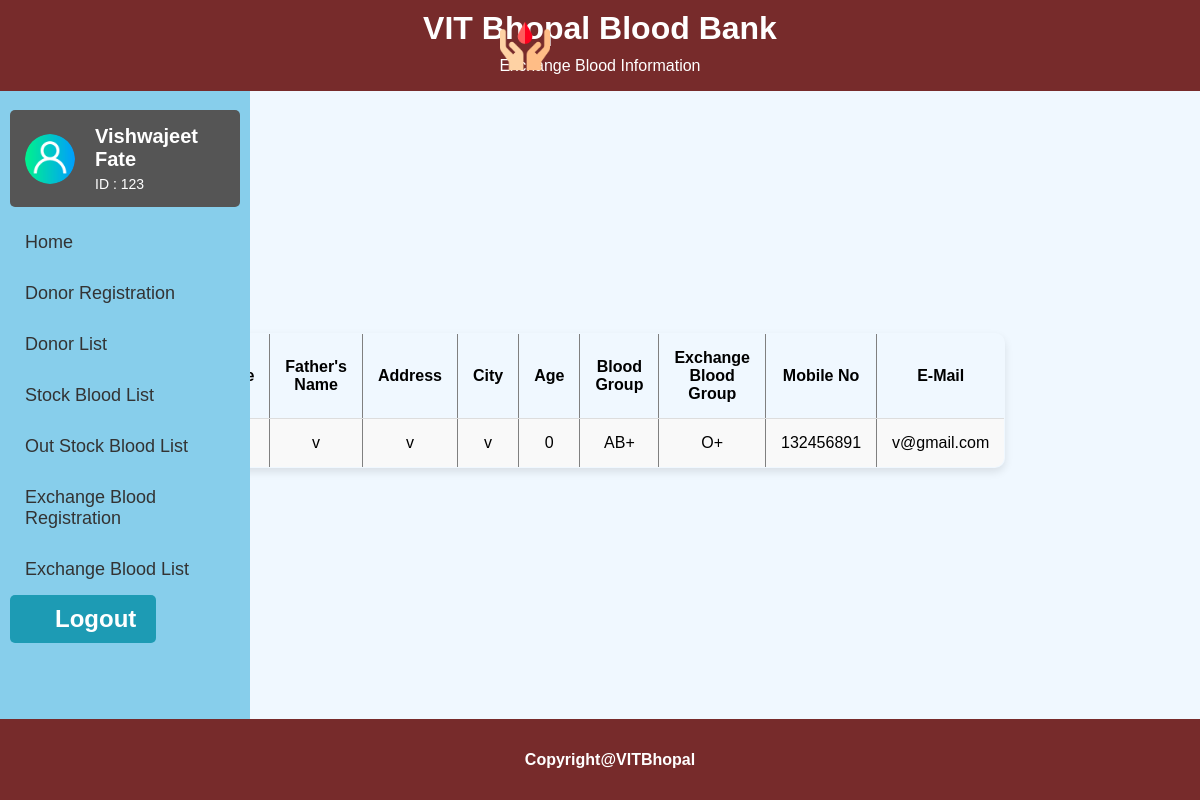
/exchange-blood-list1.php, run on the app's committed database.
### tables this page shows
CREATE TABLE `exchange_b` (
  `id` int(11) NOT NULL,
  `name` varchar(50) DEFAULT NULL,
  `fname` varchar(50) DEFAULT NULL,
  `address` varchar(250) DEFAULT NULL,
  `city` varchar(50) DEFAULT NULL,
  `age` int(25) DEFAULT NULL,
  `email` varchar(20) DEFAULT NULL,
  `mno` int(50) DEFAULT NULL,
  `bgroup` varchar(50) DEFAULT NULL,
  `exbgroup` varchar(50) DEFAULT NULL
);

### exchange-blood-list1.php (the view, shortened to what this page needs)
<?php
include('connection.php');
?>
<!DOCTYPE html>
<html lang="en">
<head>
    <link rel="stylesheet" href="css/sidenav.css">
    <link rel="stylesheet" href="css/header.css">
    <link rel="stylesheet" href="css/footer.css">
    <link rel="stylesheet" href="css/body.css">
    <link rel="stylesheet" href="css/table.css">
    <link rel="stylesheet" href="css/logout-button.css">
</head>
<body>
    <div id="body">
        <div class="sidenav">
            <div class="admin-panel">
                <div class="name-card">
                    <img src="images/admin.png" alt="Admin Icon">
                    <div>
                        <h2>Vishwajeet Fate</h2>
                        <p>ID : 123</p>
                    </div>
                </div>
                <a href="admin-home.php">Home</a>
                <a href="doner-red.php">Donor Registration</a>
                <a href="doner-list.php">Donor List</a>
                <a href="stoke-blood-list.php">Stock Blood List</a>
                <a href="out-stoke-blood-list.php">Out Stock Blood List</a>
                <a href="exchange-blood-list.php">Exchange Blood Registration</a>
                <a href="exchange-blood-list1.php">Exchange Blood List</a>
                <button class="logout-button" onclick="location.href='logout.php'">
                <i class="fas fa-sign-out-alt logout-icon"></i> Logout
            </button>
            </div>
        </div>
        <header>
            <img src="images/1048159.png" alt="Header Image" class="header-image">
            <h1>VIT Bhopal Blood Bank</h1>
            <p>Exchange Blood Information</p>
        </header>
        <center>
            <div id="form">
                <table border="1">
                    <tr>
                        <td><center><b>Name</b></center></td>
                        <td><center><b>Father's Name</b></center></td>
                        <td><center><b>Address</b></center></td>
                        <td><center><b>City</b></center></td>
                        <td><center><b>Age</b></center></td>
                        <td><center><b>Blood Group</b></center></td>
                        <td><center><b>Exchange Blood Group</b></center></td>
                        <td><center><b>Mobile No</b></center></td>
                        <td><center><b>E-Mail</b></center></td>
                    </tr>
                    <?php
                    $q = $db->query("SELECT * FROM exchange_b");
                    while ($r1 = $q->fetch(PDO::FETCH_OBJ)) {
                    ?>
                        <tr>
                            <td><center><?php echo $r1->name; ?></center></td>
                            <td><center><?php echo $r1->fname; ?></center></td>
                            <td><center><?php echo $r1->address; ?></center></td>
                            <td><center><?php echo $r1->city; ?></center></td>
                            <td><center><?php echo $r1->age; ?></center></td>
                            <td><center><?php echo $r1->bgroup; ?></center></td>
                            <td><center><?php echo $r1->exbgroup; ?></center></td>
                            <td><center><?php echo $r1->mno; ?></center></td>
                            <td><center><?php echo $r1->email; ?></center></td>
                        </tr>
                    <?php
                    }
                    ?>
                </table>
            </div>
        </center>
    </div>
    <div class="login-footer">
        <h4>Copyright@VITBhopal</h4>
    </div>
</body>
</html>

### css/sidenav.css (style rules this page uses)
.sidenav { height: 100%; width: 250px; position: fixed; z-index: 1; top: 80px; left: 0; background-color: #87CEEB; padding-top: 20px; }
.sidenav a { padding: 15px; text-decoration: none; font-size: 18px; color: #333; display: block; transition: color 0.3s; }
.admin-panel { padding: 10px; margin-bottom: 20px; background-color: #87CEEB; color: white; }
.admin-panel h2 { margin: 0; padding: 0; font-size: 20px; }
.admin-panel p { margin: 5px 0 0; font-size: 14px; }
.name-card { display: flex; align-items: center; padding: 15px; background-color: #555; color: white; border-radius: 5px; margin-bottom: 10px; }
.name-card img { width: 50px; height: 50px; border-radius: 50%; margin-right: 20px; }

### css/header.css (style rules this page uses)
header { background-color: #772b2b; color: white; padding: 0px; text-align: center; position: fixed; width: 100%; z-index: 1000; margin-top: none; }
h1 { margin: 0px; padding: 10px; }
p { margin-top: 0px; color: #ffffff; }
.header-image { width: 50px; height: auto; position: absolute; top: 50%; left: 500px; transform: translateY(-50%); }

### css/footer.css (style rules this page uses)
.login-footer { background-color: #772b2b; color: white; text-align: center; padding: 10px; position: fixed; bottom: 0; width: 100%; z-index: 1000; }

### css/body.css (style rules this page uses)
body { scroll-behavior: smooth; font-family: sans-serif; margin: 0; background-color: aliceblue; background-image: url('/images/2.jpg'); background-repeat: no-repeat; background-attachment: fixed; background-size: 100% 100%; }

### css/table.css (style rules this page uses)
#form { display: flex; justify-content: center; align-items: center; height: 100vh; }
#form table { border-collapse: collapse; width: 90%; max-width: 800px; margin: 20px auto; border-radius: 10px; overflow: hidden; box-shadow: 0 4px 8px rgba(0, 0, 0, 0.1); }
#form th, #form td { padding: 15px; text-align: left; border-bottom: 1px solid #ddd; }
#form tr:nth-child(even) { background-color: #f9f9f9; }
#form tr:last-child { border-bottom: none; }

### css/logout-button.css (style rules this page uses)
.logout-button { background-color: rgb(29, 155, 180); color: white; font-size: x-large; border: 1px; padding: 10px 20px; cursor: pointer; display: flex; align-items: center; font-weight: bold; border-radius: 5px; transition: background-color 0.3s; }
.logout-icon { width: 20px; height: 20px; margin-right: 5px; }

### data on the page
exchange_b: fname "v", address "v", city "v", age "0", bgroup "AB+", exbgroup "O+", mno "132456891", email "v@gmail.com"
